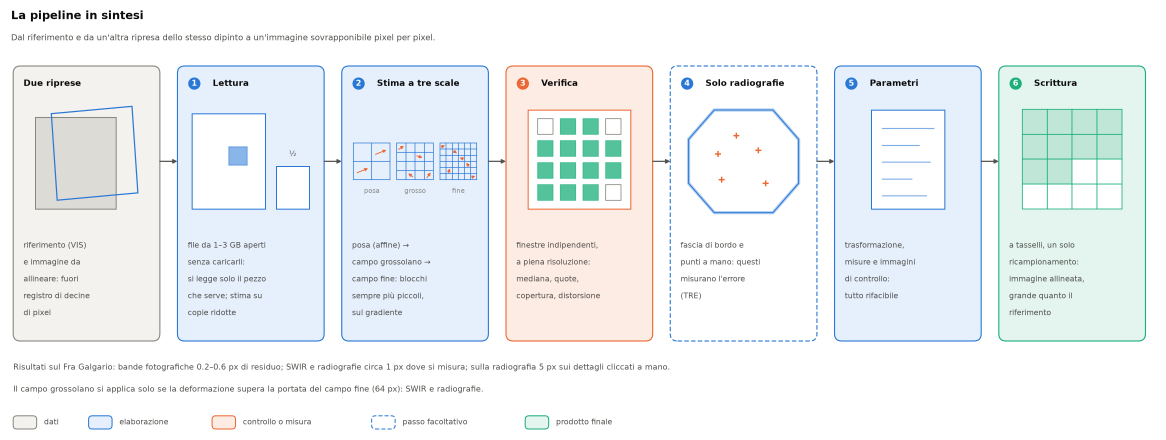
#> input picture Documentazione/schemi/schema_0_pipeline_in_sintesi.png, 3498 x 1320 px (shown at 1/3 size); its folder holds only this picture in this run
$ python -i image_io.py   (imports and definitions only)
#> lines starting #> are read from the running program, lines starting #| are printed output that depends on the picture
### Allineatore/tiff_memmap.py
"""
STRATO BASSO dell'I/O: la via veloce per i TIFF NON COMPRESSI.

Non si usa direttamente. Sopra c'e' image_io.py, che e' l'unico a chiamare questo
modulo: prova questa strada e, se il file non e' un TIFF non compresso, ripiega
sulla lettura con Pillow. Chi deve aprire un'immagine usa image_io, non questo.

Qui si manipola il formato a livello di byte (si leggono e si scrivono i tag TIFF
con struct), quindi e' la parte piu' delicata del progetto ed e' tenuta separata
per poterla leggere e verificare da sola.

I/O per TIFF molto grandi (centinaia di MB, decine di migliaia di pixel di lato)
SENZA dipendenze extra: solo numpy + Pillow (per leggere i tag) + cv2.

Perche' non tifffile: sulla macchina di destinazione tifffile non e' installato e
non c'e' garanzia di poterlo installare. Ma non serve: i TIFF prodotti dallo
scanner/fotocamera in questo progetto sono NON COMPRESSI e con i dati dei pixel
in un blocco contiguo del file. Un TIFF non compresso e' letteralmente l'array
dei pixel scritto di fila dopo un header: si puo' quindi mappare in memoria con
np.memmap e leggerne qualsiasi sotto-regione senza caricare nulla in RAM.

Il sistema operativo carica solo le pagine effettivamente toccate, quindi:
- leggere un tile 2048x2048 costa ~12 MB di RAM, non 900 MB;
- leggere un'anteprima ridotta costa quanto un blocco di righe alla volta.

Limite noto: se un giorno lavorerai con TIFF COMPRESSI (LZW/JPEG/Deflate), questo
modulo solleva un errore esplicito invece di produrre risultati sbagliati. In quel
caso o si ri-esporta il file non compresso, oppure si installa tifffile.
"""

import os
import struct
import numpy as np
import cv2
from PIL import Image

Image.MAX_IMAGE_PIXELS = None  # disattiva il guard anti "decompression bomb"

# Tag TIFF usati
_TAG_WIDTH = 256
_TAG_LENGTH = 257
_TAG_BITS = 258
_TAG_COMPRESSION = 259
_TAG_PHOTOMETRIC = 262
_TAG_STRIP_OFFSETS = 273
_TAG_SAMPLES = 277
_TAG_ROWS_PER_STRIP = 278
_TAG_STRIP_BYTECOUNTS = 279
_TAG_PLANAR = 284
_TAG_TILE_WIDTH = 322


class TiffInfo:
    """Metadati di un TIFF non compresso, sufficienti per mapparlo con numpy."""

    def __init__(self, path):
        self.path = path
        with Image.open(path) as im:
#> im is the input picture: PIL image 3498x1320 RGBA; mean R, G, B, A 238.3, 242.6, 244.1, 255
            t = im.tag_v2
            self.width = int(t[_TAG_WIDTH])
            self.height = int(t[_TAG_LENGTH])
            self.samples = int(t.get(_TAG_SAMPLES, 1))
            bits = t.get(_TAG_BITS, (8,))
            bits = tuple(bits) if isinstance(bits, (tuple, list)) else (int(bits),)
            compression = int(t.get(_TAG_COMPRESSION, 1))
            planar = int(t.get(_TAG_PLANAR, 1))
            offsets = t.get(_TAG_STRIP_OFFSETS, None)
            counts = t.get(_TAG_STRIP_BYTECOUNTS, None)
            self.rows_per_strip = int(t.get(_TAG_ROWS_PER_STRIP, self.height))
            self.is_tiled = _TAG_TILE_WIDTH in t
            self.photometric = int(t.get(_TAG_PHOTOMETRIC, 2))

        if compression != 1:
            raise ValueError(
                f"{os.path.basename(path)}: TIFF compresso (Compression={compression}). "
                "Questo modulo legge solo TIFF non compressi. Ri-esporta il file senza "
                "compressione, oppure installa tifffile e usa quello."
            )
        if planar != 1:
            raise ValueError(f"{os.path.basename(path)}: PlanarConfiguration={planar} non supportata "
                             "(servono i campioni interlacciati, RGBRGB...).")
        if self.is_tiled:
            raise ValueError(f"{os.path.basename(path)}: TIFF a tile non supportato da questo modulo.")
        if len(set(bits)) != 1:
            raise ValueError(f"{os.path.basename(path)}: BitsPerSample eterogenei {bits}.")

        bits_per_sample = bits[0]
        if bits_per_sample == 8:
            self.dtype = np.uint8
        elif bits_per_sample == 16:
            self.dtype = np.uint16
        else:
            raise ValueError(f"{os.path.basename(path)}: BitsPerSample={bits_per_sample} non supportato "
                             "(supportati: 8 e 16 bit).")

        offsets = tuple(offsets) if isinstance(offsets, (tuple, list)) else (int(offsets),)
        counts = tuple(counts) if isinstance(counts, (tuple, list)) else (int(counts),)

        # I dati devono formare un blocco contiguo: e' il caso normale per un TIFF
        # non compresso scritto in un colpo solo. Se cosi' non fosse, meglio
        # accorgersene subito che leggere pixel sbagliati.
        expected = offsets[0]
        for off, cnt in zip(offsets, counts):
            if off != expected:
                raise ValueError(f"{os.path.basename(path)}: strip non contigui, memmap non applicabile.")
            expected = off + cnt

        self.data_offset = int(offsets[0])
        self.data_bytes = int(sum(counts))

        expected_bytes = self.height * self.width * self.samples * (bits_per_sample // 8)
        if self.data_bytes < expected_bytes:
            raise ValueError(f"{os.path.basename(path)}: dati troncati "
                             f"({self.data_bytes} byte, attesi {expected_bytes}).")

    # [5 lines left out: function shape, not called in this run]

    def __repr__(self):
        return (f"TiffInfo({os.path.basename(self.path)}, {self.width}x{self.height}, "
                f"{self.samples}ch, {np.dtype(self.dtype).name}, offset={self.data_offset})")


# [176 lines left out: functions open_memmap, read_downsampled, create_tiff_memmap, not called in this run]


class ScrittoreRighe:
    """
    Scrive un TIFF una banda di righe alla volta, in ordine, senza memmap.

    Va usato solo da chi produce le righe dall'alto in basso: l'intestazione
    dichiara gia' quante righe ci saranno, quindi saltarne o scriverne di piu'
    produrrebbe un file corrotto. `chiudi()` verifica che il conto torni.
    """

    # [26 lines left out: functions __init__, scrivi, chiudi, not called in this run]

    def __enter__(self):
        return self

    # [5 lines left out: function __exit__, not called in this run]

### Allineatore/image_io.py
"""
Accesso uniforme alle immagini, qualunque sia il formato.

E' LO STRATO ALTO: chi deve aprire un'immagine chiama questo modulo, non
tiff_memmap. Sotto c'e' appunto tiff_memmap.py, che sa mappare in memoria un TIFF
NON COMPRESSO ed e' la via veloce (un tile da 2048x2048 costa ~12 MB di RAM
invece di 900 MB). Ma le riprese di un progetto reale arrivano in formati misti:
TIFF compressi LZW/ZIP, JPEG, PNG, magari di dimensioni diverse fra loro.

Questo modulo espone un'unica interfaccia e sceglie da solo la strada:

    apri()            -> array + info, via memmap se possibile, altrimenti in RAM
    info()            -> dimensioni e tipo senza leggere i pixel
    leggi_ridotta()   -> anteprima ridotta di un fattore intero
    copia_tiff_temporanea() / rilascia_copia()
                      -> per la durata dell'analisi, un formato compresso si
                         legge da una copia TIFF non compressa, che poi sparisce

L'array restituito si usa allo stesso modo nei due casi (slicing normale), quindi
il resto della pipeline non deve sapere quale strada e' stata presa. Quando si
ricade sulla lettura in RAM il modulo lo dice, perche' cambia il picco di memoria
e quindi cosa puo' girare in parallelo.

Convenzione colore: si usa sempre PILLOW, quindi i canali sono in ordine RGB
(non BGR come cv2.imread). Tutto il resto della pipeline assume RGB.
"""

import atexit
import gc
import os
import shutil
import tempfile
import time

import numpy as np
import cv2
from PIL import Image

import tiff_memmap

Image.MAX_IMAGE_PIXELS = None

# Le copie TIFF temporanee: percorso dell'originale -> percorso della copia.
# Chi apre un'immagine continua a passare il percorso dell'originale; le
# funzioni di questo modulo leggono dalla copia, se c'e'.
_COPIE = {}
_CARTELLA_COPIE = None
_PREFISSO_COPIE = 'allineatore_tiff_'


def _chiave(path):
    return os.path.normcase(os.path.abspath(path))


def _da_leggere(path):
    return _COPIE.get(_chiave(path), path)


class InfoImmagine:
    """Dimensioni, canali e tipo di un'immagine, senza leggerne i pixel."""

    def __init__(self, path):
        self.path = path
        # Da dove si leggono i pixel: l'originale, o la sua copia temporanea.
        self.path_lettura = _da_leggere(path)
        self.memmappabile = False
        self.motivo_fallback = None
        try:
            t = tiff_memmap.TiffInfo(self.path_lettura)
            self.height, self.width = t.height, t.width
            self.samples, self.dtype = t.samples, np.dtype(t.dtype)
            self.memmappabile = True
            return
        except Exception as err:
            testo = str(err).split('\n')[0]
            # Un file non-TIFF non ha i tag TIFF: l'eccezione che ne deriva e'
            # un dettaglio interno, non un'informazione utile a chi legge.
            self.motivo_fallback = (testo if 'TIFF' in testo or 'strip' in testo
                                    else "formato non mappabile in memoria")

        with Image.open(path) as im:
            self.width, self.height = im.size
            modo = im.mode
            if self.motivo_fallback == "formato non mappabile in memoria" and im.format:
                self.motivo_fallback = f"formato {im.format}, non mappabile in memoria"
        if modo in ('L', 'P', '1'):
            self.samples, self.dtype = 1, np.dtype(np.uint8)
        elif modo in ('I;16', 'I;16B', 'I;16L', 'I'):
            self.samples, self.dtype = 1, np.dtype(np.uint16)
        elif modo in ('RGB', 'RGBA', 'CMYK', 'YCbCr'):
            self.samples, self.dtype = 3, np.dtype(np.uint8)
        elif modo == 'F':
            self.samples, self.dtype = 1, np.dtype(np.float32)
        else:
            self.samples, self.dtype = 3, np.dtype(np.uint8)

    # [4 lines left out: function shape, not called in this run]

    @property
    def megapixel(self):
        return self.width * self.height / 1e6

    # [4 lines left out: function __repr__, not called in this run]


def info(path):
    """Metadati senza leggere i pixel."""
    return InfoImmagine(path)


# [21 lines left out: function a_8bit, not called in this run]


def _pil_ad_array(im):
    """Converte un'immagine Pillow in array numpy con canali RGB o grigio."""
    if im.mode in ('P', '1', 'RGBA', 'CMYK', 'YCbCr'):
        im = im.convert('RGB')
    arr = np.asarray(im)
    if arr.ndim == 3 and arr.shape[2] == 4:
        arr = arr[:, :, :3]
    return arr


# [66 lines left out: functions apri, anteprima_veloce, not called in this run]


def leggi_ridotta(path, lato_lungo_target=2000, in_grigio=True, verbose=True):
    """
    Legge una versione ridotta dell'immagine, per fattore INTERO.

    La riduzione per fattore intero rende esatta la relazione fra anteprima e
    piena risoluzione (vedi transform_model.py):

        coord_piena = fattore * coord_anteprima + (fattore - 1) / 2

    Per i TIFF non compressi la lettura avviene a bande, senza mai caricare tutto.
    Per gli altri formati si carica (una volta) e si riduce; sui JPEG si sfrutta
    il ridimensionamento veloce in fase di decodifica.

    Returns:
        (immagine_ridotta, fattore)
    """
    meta = InfoImmagine(path)
    if meta.memmappabile:
        return tiff_memmap.read_downsampled(meta.path_lettura, target_long_side=lato_lungo_target,
                                        to_gray=in_grigio)

    fattore = max(1, int(max(meta.height, meta.width) // max(1, lato_lungo_target)))
    with Image.open(path) as im:
        if im.format == 'JPEG':
            # draft() riduce gia' in fase di decodifica JPEG: molto piu' veloce
            # e molto piu' leggero che decodificare a piena risoluzione.
            im.draft('L' if in_grigio else 'RGB',
                     (meta.width // fattore, meta.height // fattore))
        arr = _pil_ad_array(im)

    if in_grigio and arr.ndim == 3:
        arr = cv2.cvtColor(arr, cv2.COLOR_RGB2GRAY)
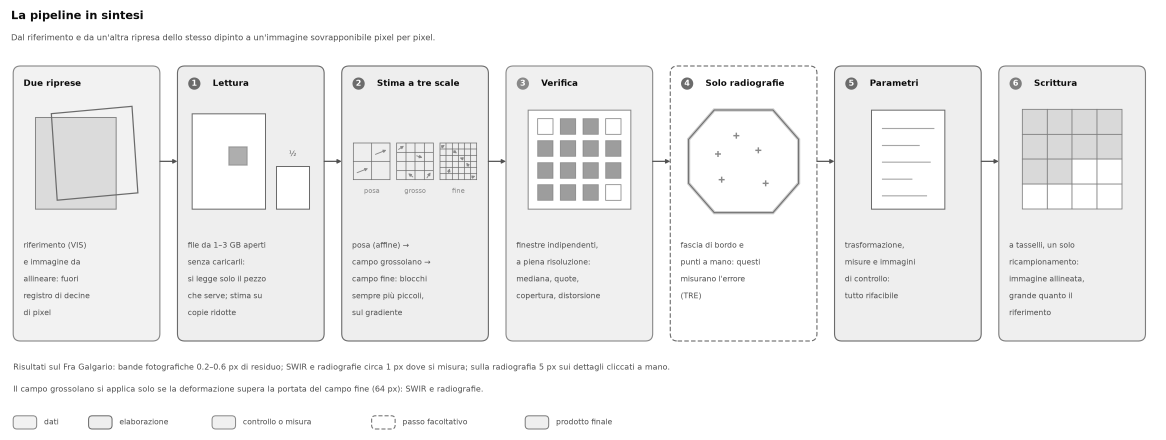
#> arr: shape (1320, 3498) (shown at 1/3 size); min 11, max 255, mean 241.4

    # draft() puo' aver gia' ridotto l'immagine, di 2, 4 o 8: lo si ricava dalle
    # dimensioni reali dell'array. Il rapporto fra le altezze non e' esattamente
    # quell'intero (draft arrotonda per eccesso le righe che avanzano), quindi
    # si arrotonda.
    h, w = arr.shape[:2]
    fattore_gia_applicato = max(1, int(round(meta.height / h)))
    fattore_residuo = max(1, int(fattore / fattore_gia_applicato))
    if fattore_residuo > 1:
        out_h, out_w = h // fattore_residuo, w // fattore_residuo
        arr = cv2.resize(arr[:out_h * fattore_residuo, :out_w * fattore_residuo],
                         (out_w, out_h), interpolation=cv2.INTER_AREA)

    # Il fattore restituito e' l'INTERO per cui si e' ridotto, non il rapporto
    # fra le altezze. Quando l'altezza non e' multipla del fattore le righe che
    # avanzano in fondo si scartano, ma ogni pixel ridotto resta la media di un
    # blocco fattore x fattore che parte dall'origine: la relazione fra le
    # coordinate e' quella del fattore intero. Qui si restituiva altezza /
    # altezza ridotta (8003 / 4001 = 2.00025), cioe' una scala sbagliata dello
    # 0.0125%, che non si cancella quando riferimento e immagine da allineare
    # hanno resti diversi. Misurato sugli stessi pixel letti da TIFF (dove il
    # fattore e' sempre stato l'intero) e da PNG, riferimento 6001x8003 e
    # immagine 6000x8000: residuo mediano 0.22 contro 0.73 px a fattore 2, 0.56
    # contro 1.95 a fattore 4, con le due affini distanti 1.25 e 3.75 px
    # all'angolo opposto all'origine.
    return arr, float(fattore_gia_applicato * fattore_residuo)


# [206 lines left out: functions _cartella_copie, copia_tiff_temporanea, rilascia_copia, _rilascia_tutto, rilascia_pagine, crea_output and 2 more, not called in this run]

>>> result = leggi_ridotta('../Documentazione/schemi/schema_0_pipeline_in_sintesi.png')

$ run again, on Documentazione/schemi/schema_1_panoramica.png
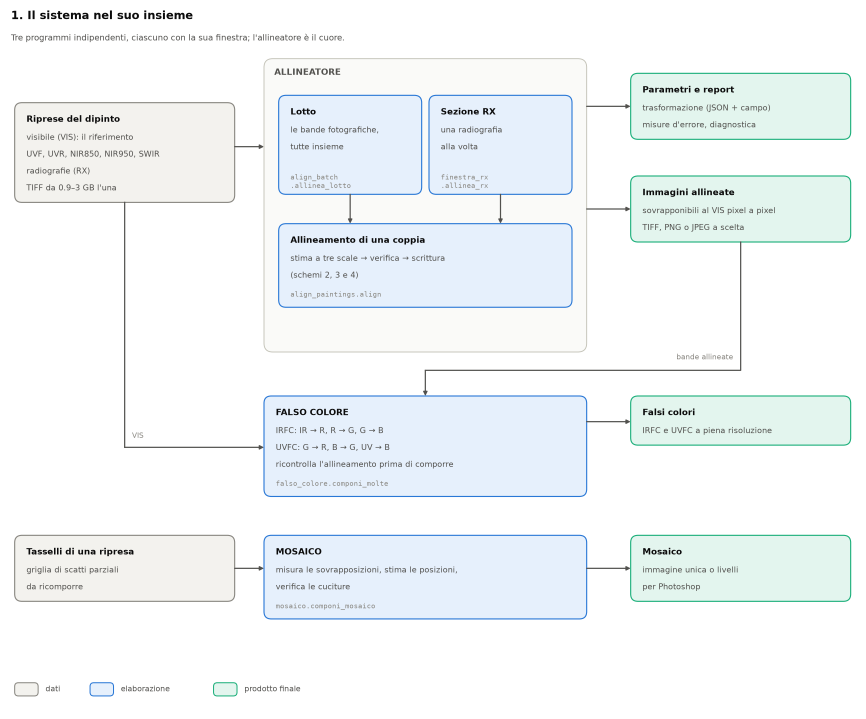
#> input picture Documentazione/schemi/schema_1_panoramica.png, 2596 x 2156 px (shown at 1/3 size)
#> in __init__, im is the input picture: PIL image 2596x2156 RGBA; mean R, G, B, A 241.8, 246.1, 247.5, 255
#> im: PIL image 2596x2156 RGB
#> in leggi_ridotta, `arr = cv2.cvtColor(arr, cv2.COLOR_RGB2GRAY)`:
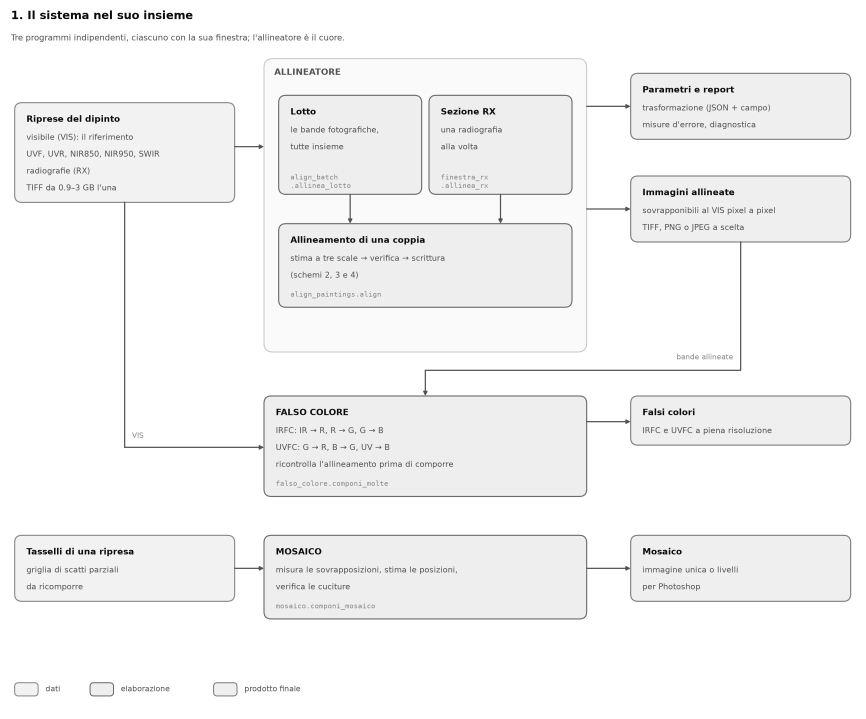
#> arr: shape (2156, 2596) (shown at 1/3 size); min 11, max 255, mean 244.9

$ run again, on Documentazione/schemi/schema_2_allineamento_di_una_coppia.png
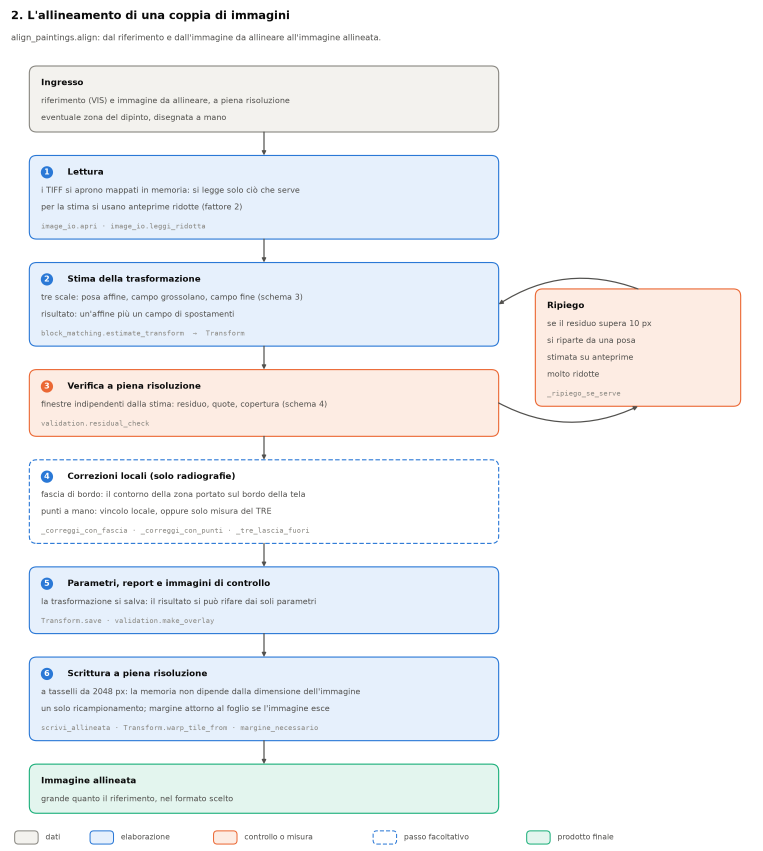
#> input picture Documentazione/schemi/schema_2_allineamento_di_una_coppia.png, 2288 x 2552 px (shown at 1/3 size)
#> in __init__, im is the input picture: PIL image 2288x2552 RGBA; mean R, G, B, A 241.6, 243.6, 245.6, 255
#> im: PIL image 2288x2552 RGB
#> in leggi_ridotta, `arr = cv2.cvtColor(arr, cv2.COLOR_RGB2GRAY)`:
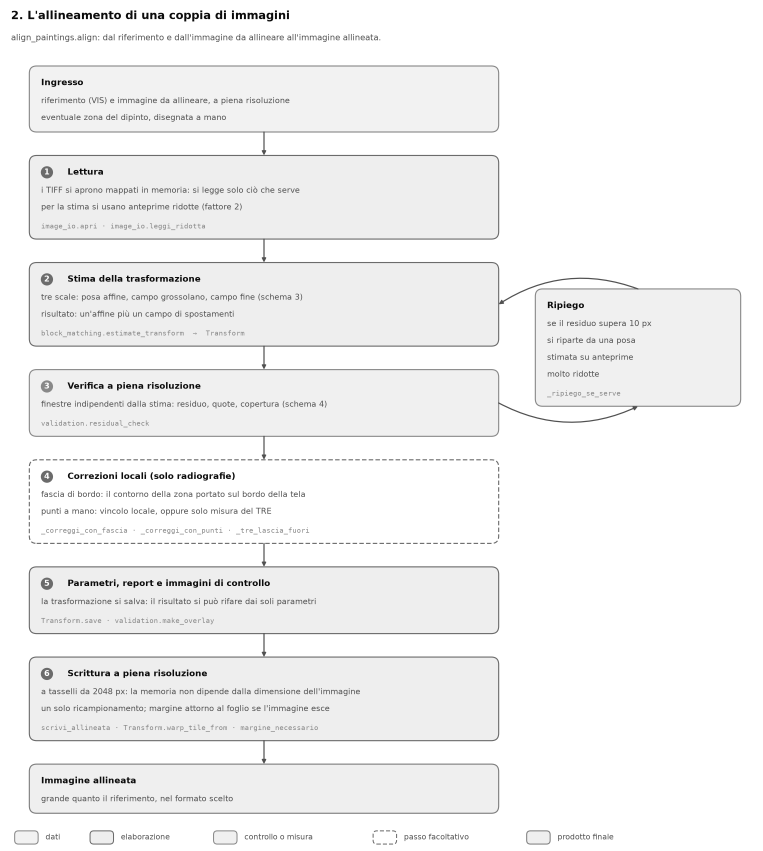
#> arr: shape (2552, 2288) (shown at 1/3 size); min 11, max 255, mean 243.1
